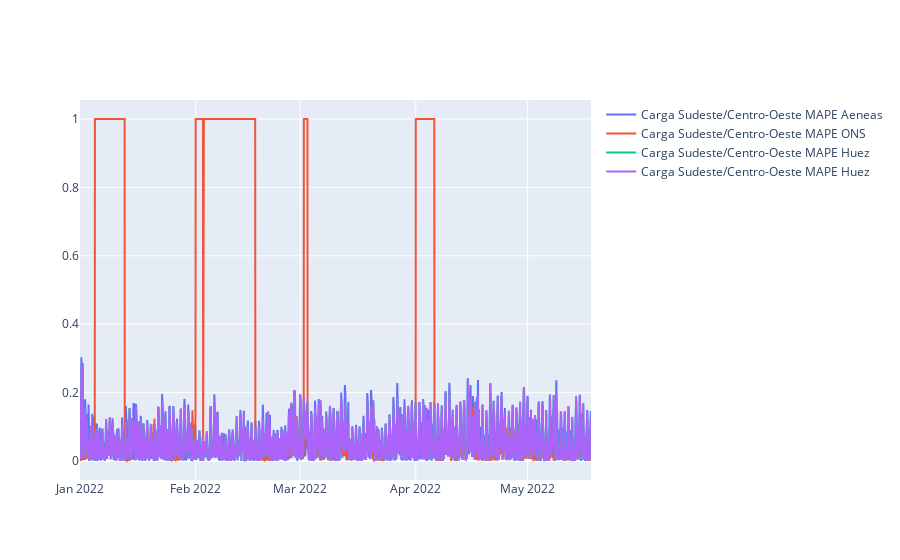

Notebook code cell kept with this figure:
### Markdown cell above
### Plotly

### Code cell
fig = go.Figure()

fig.add_trace(go.Scatter(x=df22.index, y=df22["Carga Sudeste/Centro-Oeste MAPE Aeneas"], name="Carga Sudeste/Centro-Oeste MAPE Aeneas"))
fig.add_trace(go.Scatter(x=df22.index, y=df22["Carga Sudeste/Centro-Oeste MAPE ONS"], name="Carga Sudeste/Centro-Oeste MAPE ONS"))
fig.add_trace(go.Scatter(x=df22.index, y=df22["Carga Sudeste/Centro-Oeste MAPE Huez"], name="Carga Sudeste/Centro-Oeste MAPE Huez"))
fig.add_trace(go.Scatter(x=df22.index, y=df22["Carga Sudeste/Centro-Oeste MAPE Huez"], name="Carga Sudeste/Centro-Oeste MAPE Huez"))


fig.show()

### Figure 1 — Plotly figure (JSON) as saved in the notebook; plotly's stock layout.template omitted (floating-point values rounded to 4 significant figures; data arrays with more than 128 entries replaced by an {"elided": "..."} marker saying what was removed)
{"data": [{"name": "Carga Sudeste/Centro-Oeste MAPE Aeneas", "type": "scatter", "x": {"elided": "3288 str values"}, "y": {"elided": "3288 float values"}}, {"name": "Carga Sudeste/Centro-Oeste MAPE ONS", "type": "scatter", "x": {"elided": "3288 str values"}, "y": {"elided": "3288 float values"}}, {"name": "Carga Sudeste/Centro-Oeste MAPE Huez", "type": "scatter", "x": {"elided": "3288 str values"}, "y": {"elided": "3288 float values"}}, {"name": "Carga Sudeste/Centro-Oeste MAPE Huez", "type": "scatter", "x": {"elided": "3288 str values"}, "y": {"elided": "3288 float values"}}], "layout": {}}
